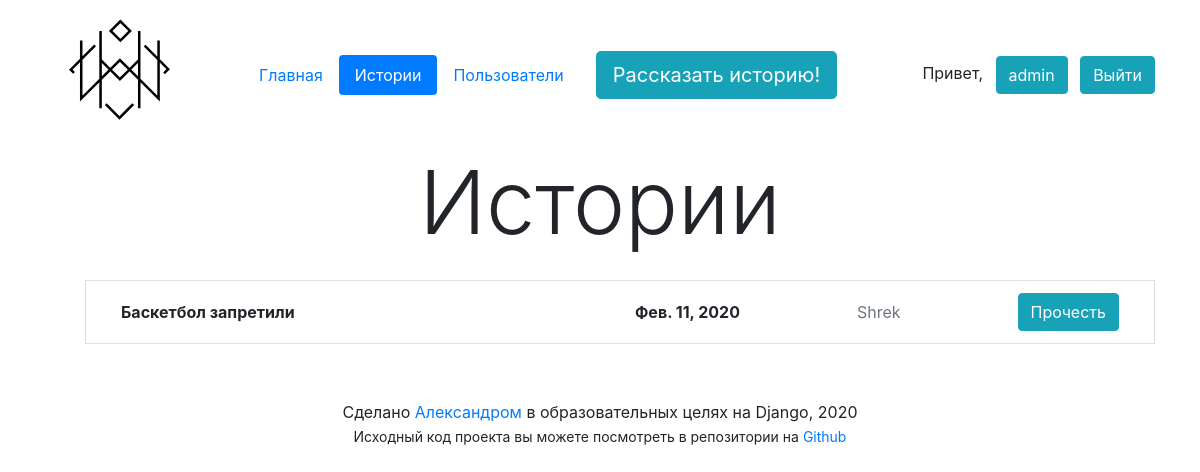
Page /stories/ (signed in) on the committed database.
### app/models.py (models this page shows, shortened)
class Story(models.Model):
    author = models.ForeignKey(User, verbose_name='Автор', on_delete=models.CASCADE)
    title = models.CharField('Заголовок', max_length=100)
    as_md = models.BooleanField('Использовать Markdown', default=False)
    text = models.TextField('Текст', default='')
    html_text = models.TextField('Обработанный текст', editable=False, default='')
    creation_date = models.DateTimeField('Дата создания', auto_now_add=True)
    edit_date = models.DateTimeField('Дата редактирования', auto_now=True)
    publication_date = models.DateTimeField('Дата публикации', default=timezone.now())
    published = models.BooleanField('Опубликована', default=True)
    slug = models.SlugField('slug', default='', editable=False)
    class Meta:
        verbose_name = 'История'
        verbose_name_plural = 'Истории'
        ordering = ['-publication_date']

### app/views.py (the view)
# urls.py: path('stories/', StoriesListView.as_view(), name='stories'),
class StoriesListView(LoginRequiredMixin, ListView):
    login_url = 'sign_in'
    model = Story
    template_name = 'stories.html'
    context_object_name = 'stories_list'
    def get_queryset(self):
        return Story.objects.filter(published=True)

### app/templatetags/app_tags.py (called while the page is built)
@register.inclusion_tag('layout/base_tag.html', takes_context=True)
def nav(context, template='nav.html', page='index'):
    return {'context': context, 'template': template, 'page': page}

### templates/stories.html (shortened to what this page needs)
{% extends 'layout/base.html' %}
{% load app_tags %}
{% block nav %}
    {% nav page='stories' %}
{% endblock %}
{% block h1 %}
    Истории
{% endblock %}
{% block content %}
    <ul>
        {% for story in stories_list %}
            <li class="list-group-item mt-4">
                <div class="d-flex align-items-center">
                    <b class="col-6">{{ story.title }}</b>
                    <div class="col-6 row no-gutters justify-content-between align-items-center">
                        <b>{{ story.creation_date.date }}</b>
                        <span class="text-muted">{{ story.author }}</span>
                        <a class="btn btn-info" href="{% url 'story' story.pk story.slug %}">Прочесть</a>
                    </div>
                </div>
            </li>
        {% endfor %}
    </ul>
{% endblock %}

### templates/layout/base.html (shortened to what this page needs)
{% load bootstrap4 %}
{% load static %}
{% load app_tags %}
<!DOCTYPE html>
<html lang="ru">
<head>
    {% bootstrap_css %}
</head>
<body>
    <div class="container">
        <header class="row no-gutters align-items-center">
            <div class="">
                <img src="{% static 'app/logo.svg' %}" width="150" height="150" alt="Logo">
            </div>
            {% block nav %}{% endblock %}
            {% if user.is_authenticated or request.resolver_match.url_name != 'index' %}
            <div class="align-items-center">
                {% if user.is_authenticated %}
                <span class="mr-2">Привет,</span>
                <a href="{% url 'profile' user.username %}" class="btn btn-info mr-2">{{ user }}</a>
                <a href="{% url 'sign_out' %}" class="btn btn-info">Выйти</a>
                {% else %}
                <a href="{% url 'sign_up' %}" class="btn btn-info mr-2">Зарегистрироваться</a>
                <a href="{% url 'sign_in' %}" class="btn btn-info">Войти</a>
                {% endif %}
            </div>
        {% endif %}
        </header>
        <main class="pb-3 height-100">
            <h1 class="display-2 text-center mb-4 position-relative">{% block h1 %}{% endblock %}</h1>
            {% block content %}{% endblock %}
        </main>
        <footer class="pt-4 pb-4 text-center">
            <div>Сделано <a href="https://westerling13.github.io/">Александром</a> в образовательных целях на Django, 2020</div>
            <small>Исходный код проекта вы можете посмотреть в репозитории на <a href="#">Github</a></small>
        </footer>
    </div>
</body>
</html>

### rows in the picture
Story: title "Баскетбол запретили", creation_date "Фев. 11, 2020", author "Shrek"

### other values in the picture
{{ user }} "admin"
